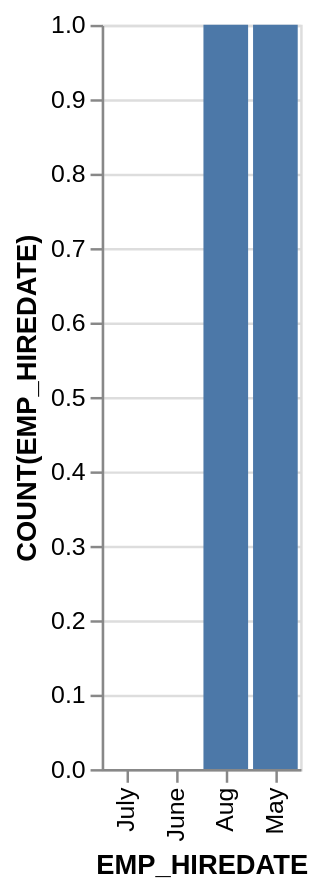

Source (Vega-Lite JSON):
### Vega-Lite specification from a JSON file in a GitHub repository (floating-point values rounded to 4 significant figures)
{"data": {"values": [{"x_data": "July", "y_data": 0}, {"x_data": "June", "y_data": 0}, {"x_data": "Aug", "y_data": 1}, {"x_data": "May", "y_data": 1}]}, "mark": "bar", "encoding": {"x": {"field": "x_data", "type": "nominal", "title": "EMP_HIREDATE", "sort": {"op": "sum", "field": "y_data", "order": "ascending"}}, "y": {"field": "y_data", "type": "quantitative", "title": "COUNT(EMP_HIREDATE)"}}}
